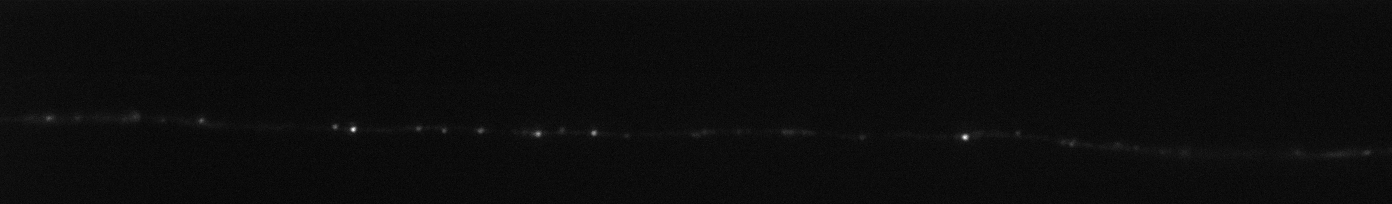
%> input picture Project3/images/001_a5_002_t001.tif, 1392 x 204 px; its folder holds only this picture in this run
$ octave --eval "q32_parallel;"   (GNU Octave 9; MATLAB toolbox functions it lacks are replaced by stand-ins)
%> lines starting %> are read from the running program, lines starting %| are printed output that depends on the picture
function q32_parallel

clear, close all;
directory = ['~/projects/15-0406'];
image_dir = [directory, filesep, 'images'];
outputdir = [directory, filesep, 'output'];

addpath(genpath(directory));
if ~exist(outputdir, 'dir')
    mkdir(outputdir);
end

image_name = dir(image_dir);
image_name(1:2) = [];
lambda = 515;
NA = 1.4;
pixel_size = 65;
sigma = 0.61 * lambda / NA / 3 / pixel_size;

% I_max = double(imread([directory, filesep, 'smoothed_images\', filesep, 'local_maximum.tif'])) > 0;

for j = 1 : length(image_name)

    temp_name = [outputdir, filesep, 'img', num2str(j), '.temp'];
    img_name = [outputdir, filesep, 'subpixel_images', filesep, 'image_', num2str(j, '%04d'), '.tif'];
    raw_param_name = [outputdir, filesep, 'rawdata', filesep, 'rawdata_', num2str(j, '%04d'), '.mat'];
    subpixel_name = [outputdir, filesep, 'subpixel', filesep, 'subpixel_', num2str(j, '%04d'), '.mat'];
    particle_img = [outputdir, filesep, 'particle_images', filesep, 'image_', num2str(j, '%04d'), '.tif'];
    if ~exist([outputdir, filesep, 'subpixel_images'], 'dir')
        mkdir([outputdir, filesep, 'subpixel_images']);
    end
    if ~exist([outputdir, filesep, 'rawdata'], 'dir')
        mkdir([outputdir, filesep, 'rawdata']);
    end
    if ~exist([outputdir, filesep, 'subpixel'], 'dir')
        mkdir([outputdir, filesep, 'subpixel']);
    end
    if ~exist([outputdir, filesep, 'particle_images'], 'dir')
        mkdir([outputdir, filesep, 'particle_images']);
    end

    if exist(img_name,'file') && exist(raw_param_name,'file') && exist(subpixel_name,'file') ...
            && exist(particle_img,'file')|| exist(temp_name,'file')
        disp('The image is finished or being working somewhere else');
        continue;
    else
        fclose(fopen(temp_name, 'w'));
    end

    I = double(imread([image_dir, filesep, image_name(j).name]));
%> I: size 204x1392 double; min 190, max 2535, mean 311; mean of the top-left, top-right, bottom-left and bottom-right quarters 305.5, 308.3, 313.2, 317
    I_smooth = imfilter(I, fspecial('gaussian',  round(sigma * 6), sigma));

    mask_size = 5;
    [I_max , ~] = LocalMaxima_Minima(I_smooth, mask_size);

    [m, n] = size(I);

    [Y_max, X_max] = ind2sub([m, n], find( I_max == 1));

    fold = 5;
    fm = fold * m;
    fn = fold * n;
    mask_size = 35;
    pad_l = ceil((mask_size - 1) / 2);

    h_fold = (fold + 1) / 2;
    I_os = im_oversampling( I, fold);
    I_padding = padarray(I_os, [pad_l, pad_l]);
    param_cell = zeros(size(Y_max, 1), 9);
    point_param = [];
    for i = 1 : length(Y_max)
        y_i = Y_max(i);
        x_i = X_max(i);
        y_c = (y_i - 1) * fold + h_fold + pad_l;
        x_c = (x_i - 1) * fold + h_fold + pad_l;
        window = I_padding(y_c - pad_l : y_c + pad_l, x_c - pad_l : x_c + pad_l);
        options = optimset('MaxFunEvals', 1e9, 'MaxIter', 5e3, 'Display', 'off');
        %MaxIter
        [param_i, fval] = fminsearch(@(param) Gaussian_fit_err( param, window), [1, 1, pad_l + 1, pad_l + 1], options);
        param_cell(i, :) = [param_i, [x_c - pad_l - 1 + ...
            param_i(3) , y_c - pad_l - 1 + param_i(4)], [x_i, y_i], fval];

        param_i = param_cell(i, :);
        if mean(I(:)) < param_i(1) && param_i(1) < 1e4 && 0 < param_i(3) && param_i(3) <= mask_size ...
                && 0 < param_i(4) && param_i(4) < mask_size &&  ...
                round(param_i( 5)) <= fn && round(param_i( 5)) >= 1 && ...
                round(param_i( 6)) <= fm && round(param_i( 6)) >= 1
            point_param = [point_param; param_i];
        end

    end

    save(raw_param_name, 'param_cell');

    [~, ind] = sort(point_param(:, 1));
    point_param_s = point_param(ind, :);
    save(subpixel_name, 'point_param_s');

    X_sub = round(point_param_s(:, 5));
    Y_sub = round(point_param_s(:, 6));

    im_sub = zeros(size(I_os));

    im_sub(sub2ind(size(im_sub), Y_sub, X_sub)) = 1;
    imwrite(im_sub, img_name, 'compression', 'none');

    im_particle = zeros(size(I));
    im_particle(sub2ind(size(im_particle), point_param_s(:, 8), point_param_s(:, 7))) = 1;

    imwrite(im_sub, img_name, 'compression', 'none');
    imwrite(im_particle, particle_img, 'compression', 'none');
    if exist(img_name,'file') && exist(raw_param_name,'file') && exist(subpixel_name,'file') ...
            && exist(particle_img,'file') && exist(temp_name,'file')
            delete(temp_name);
    end
end

end

function I_WN = image_generation(I, I_max, SNR)

lambda = 515;
NA = 1.4;
pixel_size = 65;
sigma = 0.61 * lambda / NA / 3 / pixel_size;

I_raw = I;
I_raw(~I_max) = 0;
I_gaussian = imfilter(I_raw,  fspecial('gaussian',  round(sigma * 6), sigma));
I_WN = double(uint16(awgn(I_gaussian, SNR, 'measured')));
end


function [Local_max, Local_min] = LocalMaxima_Minima(I, mask_size)
%> called with mask_size = 5

[m, n] = size(I);
%> m = 204; n = 1392
pad_l = (mask_size - 1) / 2;
I_max_p = padarray(I, [pad_l, pad_l]);
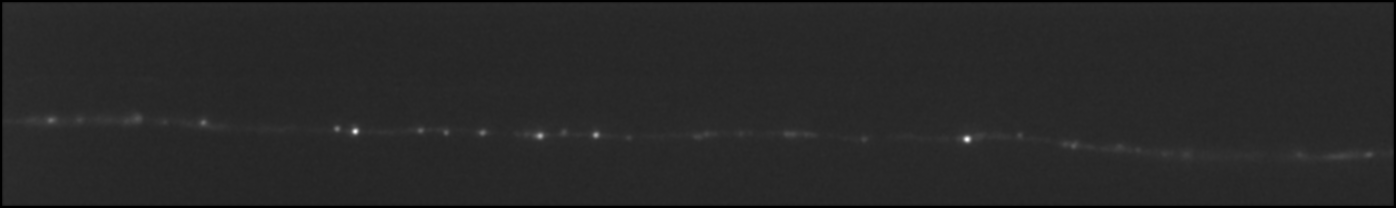
%> I_max_p: size 208x1396 double; min 0, max 1913.9, mean 302.6; drawn with min black and max white
I_min_p = padarray(I, [pad_l, pad_l], max(I(:)) + 1);
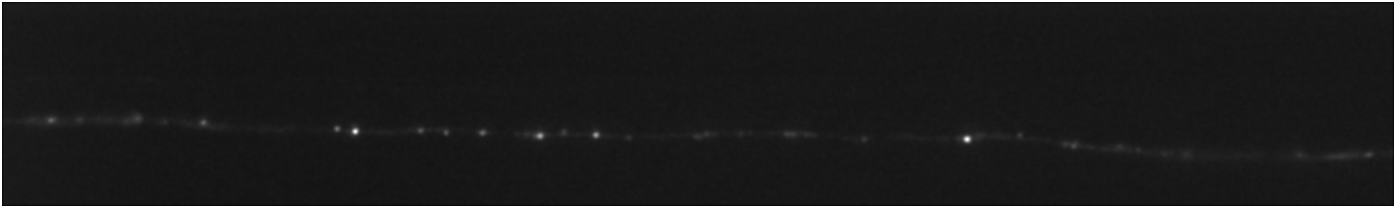
%> I_min_p: size 208x1396 double; min 141.2, max 1914.9, mean 344.8; drawn with min black and max white
Local_max = zeros(m, n);
Local_min = zeros(m, n);

for i = 1 : m
    for j = 1 : n
        center = I_max_p(i + pad_l, j + pad_l);
        max_window = I_max_p(i : i + mask_size - 1, j : j + mask_size - 1);
        max_window(pad_l + 1, pad_l + 1) = center - 1;
        if all(max_window(:) < center)
            Local_max(i, j) = 1;
        end

        min_window = I_min_p(i : i + mask_size - 1, j : j + mask_size - 1);
        min_window(pad_l + 1, pad_l + 1) = center + 1;
        if all(min_window(:) > center)
            Local_min(i, j) = 1;
        end
    end
end
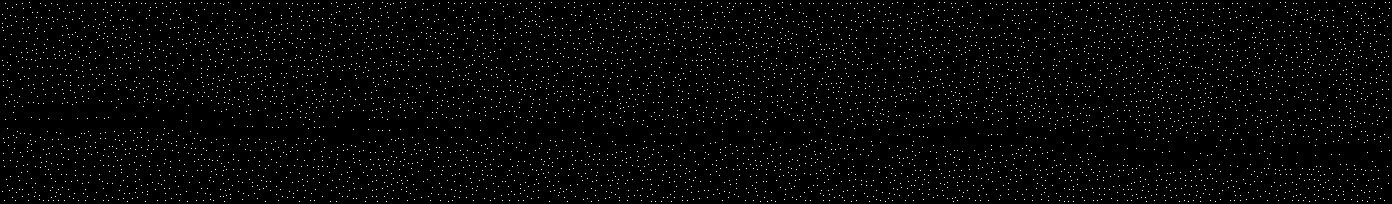
%> Local_max: size 204x1392 double; values 0 (black) and 1 (white), 2% white in thin lines or dots
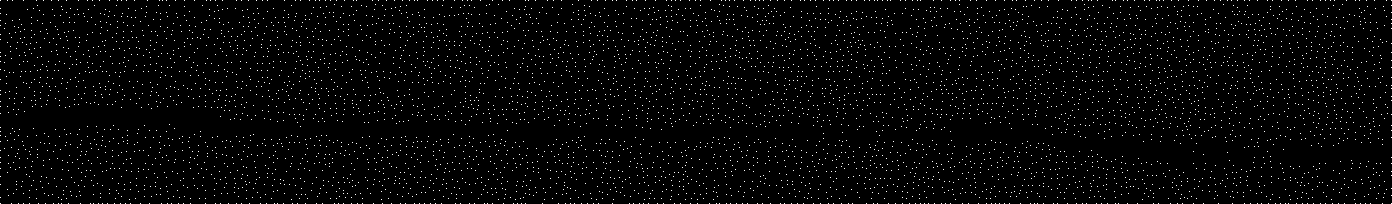
%> Local_min: size 204x1392 double; values 0 (black) and 1 (white), 2.1% white in thin lines or dots
%> after the loop, max_window = [285.7 268.9 203.3 0 0; 269.5 252.1 189.3 0 0; 204.2 189.3 140.2 0 0; 0 0 0 0 0; 0 0 0 0 0]; min_window = [285.7 268.9 203.3 1914.9 1914.9; 269.5 252.1 189.3 1914.9 1914.9; 204.2 189.3 142.2 1914.9 1914.9; 1914.9 1914.9 1914.9 1914.9 1914.9; 1914.9 1914.9 1914.9 1914.9 1914.9]
%> in q32_parallel, `[Y_max, X_max] = ind2sub([m, n], find( I_max == 1));`: Y_max = 5623 values from 3 to 202; X_max = 5623 values from 3 to 1390

end


function I = im_oversampling(img, fold, type)
%> called with fold = 5

if nargin < 3
    type = 'linear';
elseif nargin < 2
    fold = 5;
elseif nargin < 1
    error('please provide an image!');
end

[m, n] = size(img);
fm = m * fold;
%> fm = 1020
fn = n * fold;
%> fn = 6960
I = zeros(fm, fn);
step = 1 / fold;
I_padding = padarray(img,[1, 1], 'both');
[X, Y] = meshgrid(0 : n + 1, 0 : m + 1);
[Xq, Yq] = meshgrid( step * round((fold + 1 ) / 2): step : n + step * round((fold - 1 ) / 2), ...
    step * round((fold + 1 ) / 2) : step : m + step * round((fold - 1 ) / 2));

if strcmp(type, 'nearest')
    I = interp2( X, Y, I_padding, Xq, Yq, 'nearest');
elseif strcmp(type, 'linear')
    I = interp2( X, Y, I_padding, Xq, Yq);
%> I: size 1020x6960 double
elseif strcmp(type, 'cubic')
    I = interp2( X, Y, I_padding, Xq, Yq, 'cubic');
elseif strcmp(type, 'spline')
    I = interp2( X, Y, I_padding, Xq, Yq, 'spline');
end
end


function Err = Gaussian_fit_err(param, I);
A = param(1);
B = param(2);
x0 = param(3);
y0 = param(4);

[m, n] = size(I);
x = 1 : n;
y = (1 : m)';
if ~B
    B = 1e-10;
end
G = A * exp(-bsxfun(@plus, bsxfun(@minus, x, x0) .^ 2, bsxfun(@minus, y, y0) .^ 2) / B);
Err = sum(sum((G - I) .^ 2));
end
%> (the run ends here)
